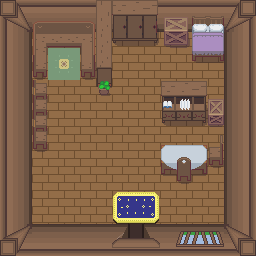

Tiled map render using the project's own tile images. Description and the map definition, with tile-layer contents summarised, below:
An orthogonal 16x16 tile map with 16x16 px tiles, 4 tile layers (Base, Objects 1, Objects 2, Above Player), 2 tilesets.

<map version="1.0" tiledversion="1.0.2" orientation="orthogonal" renderorder="left-down" width="16" height="16" tilewidth="16" tileheight="16" nextobjectid="1">
 <tileset firstgid="1" source="../../Tileset/Inside.tsx" />
 <tileset firstgid="651" source="../../Tileset/Overworld.tsx" />
 <layer name="Base" width="16" height="16">
  <data>[256 cells, 256 non-empty, 7 distinct tile ids]</data>
 </layer>
 <layer name="Objects 1" width="16" height="16">
  <data>[256 cells, 77 non-empty, 71 distinct tile ids]</data>
 </layer>
 <layer name="Objects 2" width="16" height="16">
  <data>[256 cells, 7 non-empty, 7 distinct tile ids]</data>
 </layer>
 <layer name="Above Player" width="16" height="16">
  <properties>
   <property name="unity:sortingLayerName" value="AbovePlayer" />
  </properties>
  <data>[256 cells, 7 non-empty, 7 distinct tile ids]</data>
 </layer>
</map>
